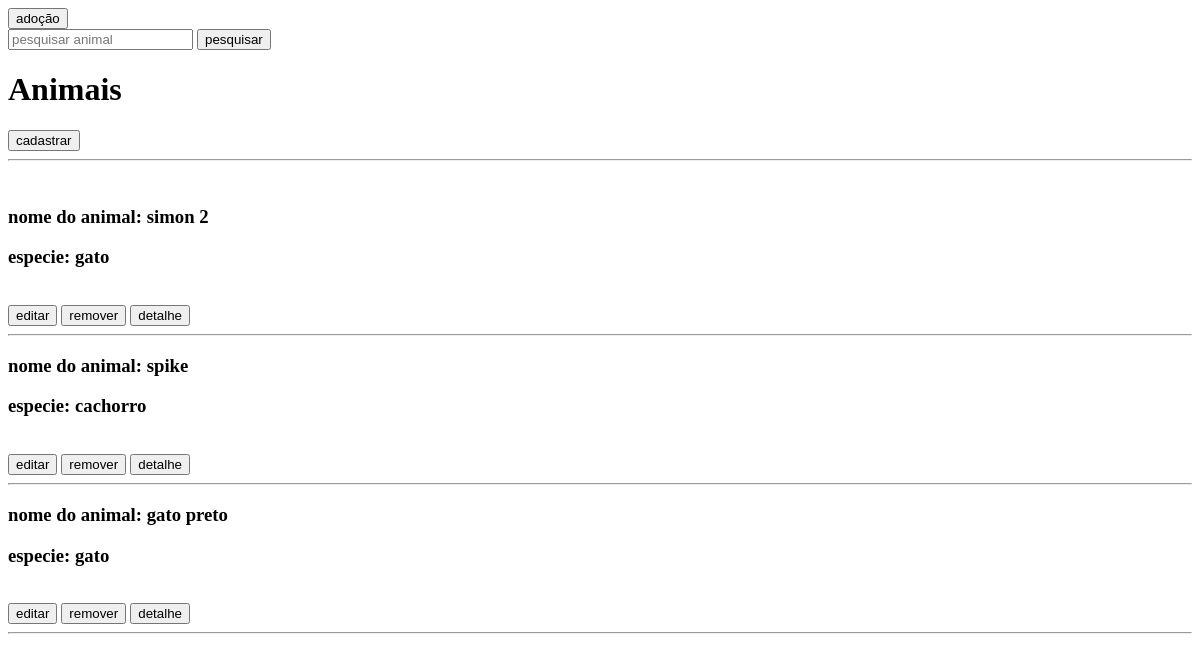
The app's page /, older data.
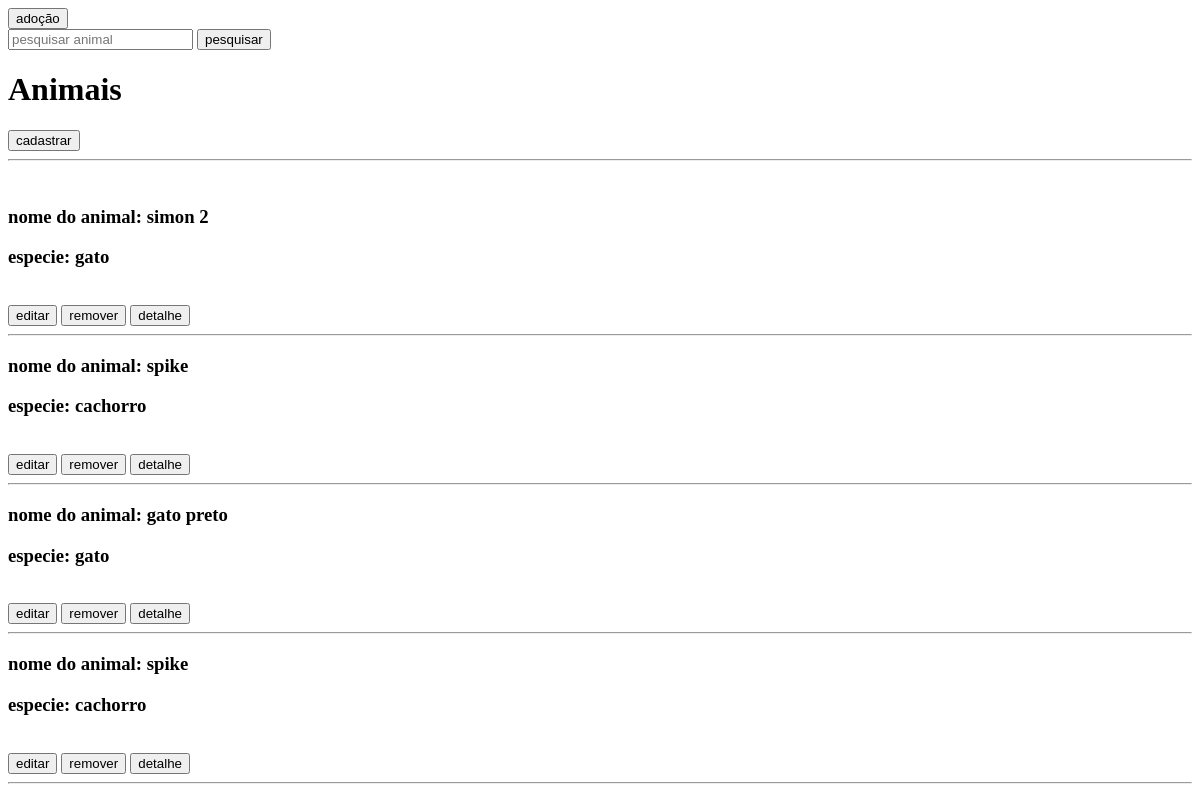
The same page, newer data.
### animais/models.py (models this page shows, shortened)
class Animal(models.Model):
    nome = models.CharField(max_length=100, null=False, blank=False)
    especie = models.CharField(max_length=100, null=False, blank=False)

### animais/views.py (the view)
# urls.py: path('', ListarAnimaisView.as_view(), name='listar_animais'),
class ListarAnimaisView(ListView):
    model = Animal
    form_class = AnimalForm
    template_name = 'index.html'

### animais/templates/index.html (shortened to what this page needs)
<!DOCTYPE html>
<html lang="en">
<head>
</head>
<body>
    <a href="{% url 'adocao' %}"><input type="button" value="adoção"/></a>
    <form method="get" action="{% url 'busca_animal' %}">
        <input type="text" placeholder="pesquisar animal" name="nome"/>
        <input type="submit" value="pesquisar"/>
    </form>
    <h1>Animais</h1>
    <a href="{% url 'cadastrar_animal' %}"><input type="button" value="cadastrar"/></a>
    <br>
    <hr>
    <br>
    {% for animal in object_list %}
    <h3>nome do animal: {{animal.nome}}</h3>
    <h3>especie: {{animal.especie}}</h3>
    <br>
    <a href="{% url 'editar_animal' animal.id  %}"><input type="button" value="editar" /></a>
    <a href="{% url 'remover_animal' animal.id  %}"><input type="button" value="remover" /></a>
    <a href="{% url 'detalhe_animal' animal.id  %}"><input type="button" value="detalhe" /></a>
    <hr>
    {%endfor%}
</body>
</html>

Row changes from the older to the newer data that the page shows:
added Animal: nome "spike", especie "cachorro"
